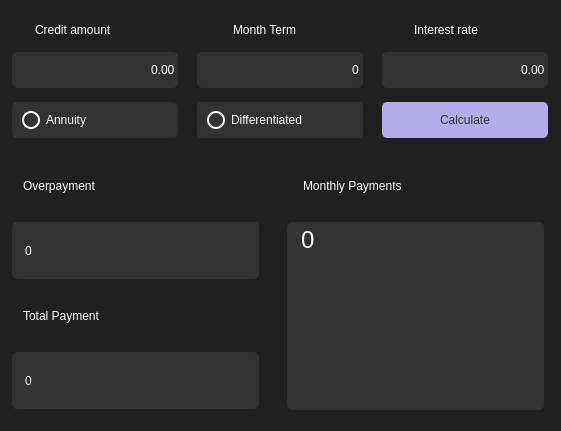
<?xml version="1.0" encoding="UTF-8"?>
<ui version="4.0">
 <class>Credit</class>
 <widget class="QWidget" name="Credit">
  <property name="geometry">
   <rect>
    <x>0</x>
    <y>0</y>
    <width>561</width>
    <height>431</height>
   </rect>
  </property>
  <property name="windowTitle">
   <string>Form</string>
  </property>
  <property name="styleSheet">
   <string notr="true">background-color: #202020;</string>
  </property>
  <widget class="QLabel" name="monthTerm">
   <property name="geometry">
    <rect>
     <x>233</x>
     <y>20</y>
     <width>121</width>
     <height>20</height>
    </rect>
   </property>
   <property name="styleSheet">
    <string notr="true">QLabel {
color: white;
font: 14pt &quot;Sans Serif Collection&quot;;
}</string>
   </property>
   <property name="text">
    <string>Month Term</string>
   </property>
  </widget>
  <widget class="QRadioButton" name="differentiated">
   <property name="geometry">
    <rect>
     <x>195</x>
     <y>100</y>
     <width>170</width>
     <height>40</height>
    </rect>
   </property>
   <property name="styleSheet">
    <string notr="true">QRadioButton {
padding-left: 10px;
background-color: #323232;
color: #ffffff;
font: 14pt &quot;Sans Serif Collection&quot;;
border-radius: 5%;
margin: 2;
}

QRadioButton:hover {
background-color: #3B3B3B;
}

QRadioButton:pressed {
background-color: #282828;
color: #cecece;
}

QRadioButton::indicator {
width: 14px;
height: 14px;
border-radius: 9px;
border: 2px solid  #ffffff;
}

QRadioButton::indicator:checked {
width: 10px;
height: 10px;
border: 4px solid  #9690c2;
border-radius: 9px;
}</string>
   </property>
   <property name="text">
    <string>Differentiated</string>
   </property>
  </widget>
  <widget class="QPushButton" name="buttonCalculate">
   <property name="geometry">
    <rect>
     <x>380</x>
     <y>100</y>
     <width>170</width>
     <height>40</height>
    </rect>
   </property>
   <property name="styleSheet">
    <string notr="true">QPushButton {
background-color: #b5adeb;
color: #2e2c3c;
font: 14pt &quot;Sans Serif Collection&quot;;
border-radius: 5%;
margin: 2;
}

QPushButton:hover {
background-color: #9690c2;
}

QPushButton:pressed {
background-color: #9690c2;
color: #605c7c;
}</string>
   </property>
   <property name="text">
    <string>Calculate</string>
   </property>
  </widget>
  <widget class="QRadioButton" name="annuity">
   <property name="geometry">
    <rect>
     <x>10</x>
     <y>100</y>
     <width>170</width>
     <height>40</height>
    </rect>
   </property>
   <property name="styleSheet">
    <string notr="true">QRadioButton {
padding-left: 10px;
background-color: #323232;
color: #ffffff;
font: 14pt &quot;Sans Serif Collection&quot;;
border-radius: 5%;
margin: 2;
}

QRadioButton:hover {
background-color: #3B3B3B;
}

QRadioButton:pressed {
background-color: #282828;
color: #cecece;
}

QRadioButton::indicator {
width: 14px;
height: 14px;
border-radius: 9px;
border: 2px solid  #ffffff;
}

QRadioButton::indicator:checked {
width: 10px;
height: 10px;
border: 4px solid  #9690c2;
border-radius: 9px;
}</string>
   </property>
   <property name="text">
    <string>Annuity</string>
   </property>
  </widget>
  <widget class="QSpinBox" name="monthTermValue">
   <property name="geometry">
    <rect>
     <x>195</x>
     <y>50</y>
     <width>170</width>
     <height>40</height>
    </rect>
   </property>
   <property name="styleSheet">
    <string notr="true">QSpinBox {
background-color: #323232;
color: #ffffff;
font: 14pt &quot;Sans Serif Collection&quot;;
border-radius: 5%;
margin: 2;
}

QSpinBox:hover {
background-color: #3B3B3B;
}

QSpinBox::up-button { width: 0px;
border:0;
}

QSpinBox::down-button { width: 0px;
border: 0;
}</string>
   </property>
   <property name="alignment">
    <set>Qt::AlignRight|Qt::AlignTrailing|Qt::AlignVCenter</set>
   </property>
   <property name="maximum">
    <number>600</number>
   </property>
  </widget>
  <widget class="QLabel" name="interestRate">
   <property name="geometry">
    <rect>
     <x>414</x>
     <y>20</y>
     <width>121</width>
     <height>20</height>
    </rect>
   </property>
   <property name="styleSheet">
    <string notr="true">QLabel {
color: white;
font: 14pt &quot;Sans Serif Collection&quot;;
}</string>
   </property>
   <property name="text">
    <string>Interest rate</string>
   </property>
  </widget>
  <widget class="QLabel" name="creditAmount">
   <property name="geometry">
    <rect>
     <x>35</x>
     <y>20</y>
     <width>121</width>
     <height>20</height>
    </rect>
   </property>
   <property name="styleSheet">
    <string notr="true">QLabel {
color: white;
font: 14pt &quot;Sans Serif Collection&quot;;
}</string>
   </property>
   <property name="text">
    <string>Credit amount</string>
   </property>
  </widget>
  <widget class="QDoubleSpinBox" name="interestRateValue">
   <property name="geometry">
    <rect>
     <x>380</x>
     <y>50</y>
     <width>170</width>
     <height>40</height>
    </rect>
   </property>
   <property name="styleSheet">
    <string notr="true">QDoubleSpinBox {
background-color: #323232;
color: #ffffff;
font: 14pt &quot;Sans Serif Collection&quot;;
border-radius: 5%;
margin: 2;
}

QDoubleSpinBox:hover {
background-color: #3B3B3B;
}

QDoubleSpinBox::up-button { width: 0px;
border:0;
}

QDoubleSpinBox::down-button { width: 0px;
border: 0;
}</string>
   </property>
   <property name="alignment">
    <set>Qt::AlignRight|Qt::AlignTrailing|Qt::AlignVCenter</set>
   </property>
   <property name="maximum">
    <double>365.000000000000000</double>
   </property>
  </widget>
  <widget class="QDoubleSpinBox" name="creditAmountValue">
   <property name="geometry">
    <rect>
     <x>10</x>
     <y>50</y>
     <width>170</width>
     <height>40</height>
    </rect>
   </property>
   <property name="styleSheet">
    <string notr="true">QDoubleSpinBox {
background-color: #323232;
color: #ffffff;
font: 14pt &quot;Sans Serif Collection&quot;;
border-radius: 5%;
margin: 2;
}

QDoubleSpinBox:hover {
background-color: #3B3B3B;
}

QDoubleSpinBox::up-button { width: 0px;
border:0;
}

QDoubleSpinBox::down-button { width: 0px;
border: 0;
}</string>
   </property>
   <property name="alignment">
    <set>Qt::AlignRight|Qt::AlignTrailing|Qt::AlignVCenter</set>
   </property>
   <property name="maximum">
    <double>9999999999999.000000000000000</double>
   </property>
  </widget>
  <widget class="QLabel" name="overpayment">
   <property name="geometry">
    <rect>
     <x>10</x>
     <y>170</y>
     <width>231</width>
     <height>31</height>
    </rect>
   </property>
   <property name="styleSheet">
    <string notr="true">QLabel {
padding-left: 10px;
color: white;
font: 18pt &quot;Sans Serif Collection&quot;;
}</string>
   </property>
   <property name="text">
    <string>Overpayment</string>
   </property>
  </widget>
  <widget class="QLabel" name="totalPayment">
   <property name="geometry">
    <rect>
     <x>10</x>
     <y>300</y>
     <width>231</width>
     <height>31</height>
    </rect>
   </property>
   <property name="styleSheet">
    <string notr="true">QLabel {
padding-left: 10px;
color: white;
font: 18pt &quot;Sans Serif Collection&quot;;
}</string>
   </property>
   <property name="text">
    <string>Total Payment</string>
   </property>
  </widget>
  <widget class="QLabel" name="monthlyPayment">
   <property name="geometry">
    <rect>
     <x>290</x>
     <y>170</y>
     <width>231</width>
     <height>31</height>
    </rect>
   </property>
   <property name="styleSheet">
    <string notr="true">QLabel {
padding-left: 10px;
color: white;
font: 18pt &quot;Sans Serif Collection&quot;;
}</string>
   </property>
   <property name="text">
    <string>Monthly Payments</string>
   </property>
  </widget>
  <widget class="QLabel" name="overpaymentValue">
   <property name="geometry">
    <rect>
     <x>10</x>
     <y>220</y>
     <width>251</width>
     <height>61</height>
    </rect>
   </property>
   <property name="styleSheet">
    <string notr="true">QLabel {
padding-left: 10px;
background-color: #323232;
color: #ffffff;
font: 18pt &quot;Sans Serif Collection&quot;;
border-radius: 5%;
margin: 2;
}</string>
   </property>
   <property name="text">
    <string>0</string>
   </property>
  </widget>
  <widget class="QLabel" name="totalPaymentValue">
   <property name="geometry">
    <rect>
     <x>10</x>
     <y>350</y>
     <width>251</width>
     <height>61</height>
    </rect>
   </property>
   <property name="styleSheet">
    <string notr="true">QLabel {
padding-left: 10px;
background-color: #323232;
color: #ffffff;
font: 18pt &quot;Sans Serif Collection&quot;;
border-radius: 5%;
margin: 2;
}</string>
   </property>
   <property name="text">
    <string>0</string>
   </property>
  </widget>
  <widget class="QTextBrowser" name="monthlyPaymentValue">
   <property name="geometry">
    <rect>
     <x>285</x>
     <y>220</y>
     <width>261</width>
     <height>192</height>
    </rect>
   </property>
   <property name="styleSheet">
    <string notr="true">QTextBrowser {
padding-left: 10px;
background-color: #323232;
color: #ffffff;
font: 18pt &quot;Sans Serif Collection&quot;;
border-radius: 5%;
margin: 2;
}</string>
   </property>
   <property name="html">
    <string>&lt;!DOCTYPE HTML PUBLIC &quot;-//W3C//DTD HTML 4.0//EN&quot; &quot;http://www.w3.org/TR/REC-html40/strict.dtd&quot;&gt;
&lt;html&gt;&lt;head&gt;&lt;meta name=&quot;qrichtext&quot; content=&quot;1&quot; /&gt;&lt;meta charset=&quot;utf-8&quot; /&gt;&lt;style type=&quot;text/css&quot;&gt;
p, li { white-space: pre-wrap; }
hr { height: 1px; border-width: 0; }
li.unchecked::marker { content: &quot;\2610&quot;; }
li.checked::marker { content: &quot;\2612&quot;; }
&lt;/style&gt;&lt;/head&gt;&lt;body style=&quot; font-family:'Sans Serif Collection'; font-size:18pt; font-weight:400; font-style:normal;&quot;&gt;
&lt;p style=&quot; margin-top:0px; margin-bottom:0px; margin-left:0px; margin-right:0px; -qt-block-indent:0; text-indent:0px;&quot;&gt;0&lt;/p&gt;&lt;/body&gt;&lt;/html&gt;</string>
   </property>
  </widget>
 </widget>
 <resources/>
 <connections/>
</ui>
